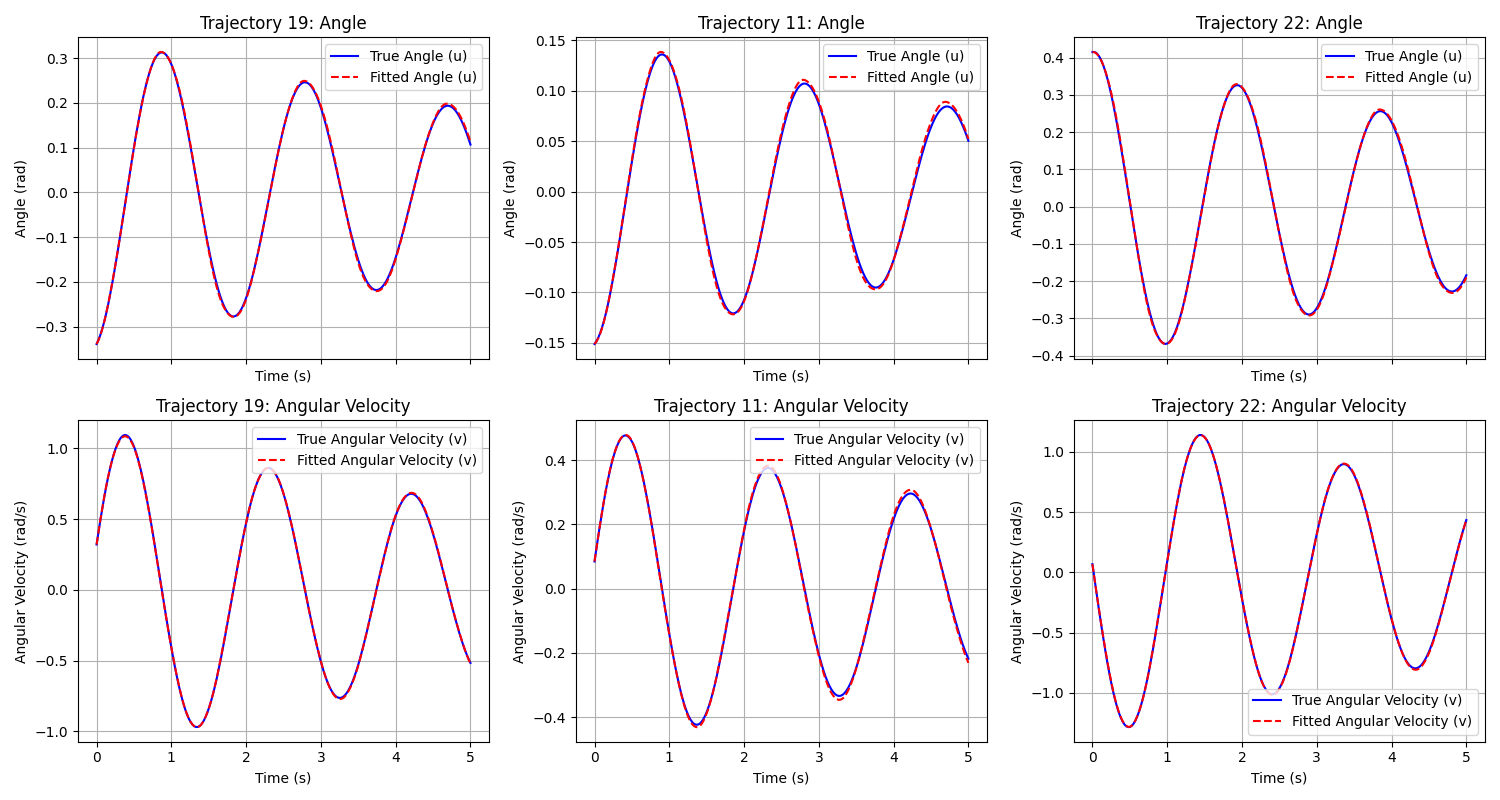

Recreate this plot in Python.
# Tuned PyTorch Neural ODE with a black-box neural network for a damped pendulum
import math
import torch
import torch.nn as nn
import matplotlib.pyplot as plt

device = torch.device("cuda" if torch.cuda.is_available() else "cpu")  # Use GPU if available, else CPU
torch.manual_seed(0)  # Set random seed for reproducibility

# -----------------------------
# 1) Problem setup and data gen
# -----------------------------
# State: x = [u, v] with u = angle (rad), v = angular velocity (rad/s)
# Dynamics: du/dt = v, dv/dt = -beta * v - (g/ell) * sin(u) (but we'll learn this with a neural network)

g_true     = 9.81   # True gravity constant (m/s^2)
beta_true  = 0.25   # True damping coefficient
ell_true   = 0.9    # True pendulum length (m)

# Time grid (shared across trajectories)
T      = 5.0  # Total time (s)
N      = 200  # Number of time steps
t_grid = torch.linspace(0.0, T, N, device=device)  # Time grid [N]
h      = t_grid[1] - t_grid[0]  # Time step size

# Synthetic dataset: M trajectories with different initial conditions
M = 32  # Number of trajectories
def sample_ic(M):
    # Generate random initial conditions for angle and angular velocity
    u0 = 0.5 * (2*torch.rand(M, device=device)-1)   # Random angles ~ [-0.5, 0.5] rad
    v0 = 0.5 * (2*torch.rand(M, device=device)-1)   # Random velocities ~ [-0.5, 0.5] rad/s
    return torch.stack([u0, v0], dim=-1)  # Stack to [M, 2]

x0_batch = sample_ic(M)  # Initial conditions for M trajectories [M,2]

def pendulum_rhs(x, beta, ell, g=9.81):
    # Analytical pendulum dynamics for ground truth
    # x: [..., 2] -> returns [..., 2] (derivatives du/dt, dv/dt)
    u, v = x[..., 0], x[..., 1]
    du = v  # du/dt = v
    dv = -beta * v - (g / ell) * torch.sin(u)  # dv/dt = -beta*v - (g/ell)*sin(u)
    return torch.stack([du, dv], dim=-1)

def rk4_integrate(f, x0, t, *f_args):
    """
    Runge-Kutta 4 for a batch of trajectories.
    x0: [M,2], t: [N], returns x: [N,M,2]
    Assumes shared time grid for the whole batch.
    """
    M = x0.shape[0]  # Number of trajectories
    N = t.shape[0]   # Number of time steps
    x = torch.zeros(N, M, 2, device=x0.device, dtype=x0.dtype)  # Initialize output tensor
    x = x.clone()  # Create a fresh tensor to avoid inplace issues
    x = torch.index_copy(x, 0, torch.tensor(0, device=x0.device), x0.unsqueeze(0))  # Set initial condition

    for k in range(N-1):
        h = t[k+1] - t[k]  # Time step
        xk = x[k]  # Current state
        k1 = f(xk, *f_args)  # RK4 stage 1
        k2 = f(xk + 0.5*h*k1, *f_args)  # RK4 stage 2
        k3 = f(xk + 0.5*h*k2, *f_args)  # RK4 stage 3
        k4 = f(xk + h*k3, *f_args)  # RK4 stage 4
        # Compute next step without inplace modification
        x_next = xk + (h/6.0)*(k1 + 2*k2 + 2*k3 + k4)
        x = torch.index_copy(x, 0, torch.tensor(k+1, device=x0.device), x_next.unsqueeze(0))
    return x  # [N, M, 2]

# Generate noise-free ground truth and add light noise
with torch.no_grad():
    x_true = rk4_integrate(lambda x, b, l: pendulum_rhs(x, b, l, g_true),
                           x0_batch, t_grid, beta_true, ell_true)  # True trajectories [N,M,2]
noise = 0.01 * torch.randn_like(x_true)  # Add Gaussian noise
x_obs = (x_true + noise).detach()  # Observed trajectories [N,M,2]

# Normalize data to zero mean and unit variance to stabilize training
# Improvement: Data normalization helps handle different scales of u and v
x_obs_mean = x_obs.mean(dim=[0, 1], keepdim=True)  # Compute mean over time and batch
x_obs_std = x_obs.std(dim=[0, 1], keepdim=True) + 1e-6  # Compute std, add small constant to avoid division by zero
x_obs_normalized = (x_obs - x_obs_mean) / x_obs_std  # Normalize observed data
x0_batch_normalized = (x0_batch - x_obs_mean[0]) / x_obs_std[0]  # Normalize initial conditions

# -----------------------------
# 2) Black-box Neural ODE
# -----------------------------
class NeuralODE(nn.Module):
    def __init__(self, hidden_dim=128):
        super().__init__()
        # Define neural network to learn dynamics dx/dt = f(x)
        # Improvement: Increased hidden_dim to 128 for greater model capacity
        self.net = nn.Sequential(
            nn.Linear(2, hidden_dim),
            nn.ReLU(),
            nn.Linear(hidden_dim, hidden_dim),
            nn.ReLU(),
            nn.Linear(hidden_dim, 2)
        ).to(device)
        # Improvement 2: Apply He initialization to avoid vanishing gradients and trivial dynamics
        for module in self.net:
            if isinstance(module, nn.Linear):
                nn.init.kaiming_normal_(module.weight, mode='fan_in', nonlinearity='relu')
                if module.bias is not None:
                    nn.init.constant_(module.bias, 0.0)

    def forward(self, x0, t):
        # Integrate dynamics using RK4
        return rk4_integrate(lambda x:  self.net(x), x0, t)  # [N,M,2]

model = NeuralODE(hidden_dim=128).to(device)

# -----------------------------
# 3) Loss and optimizer
# -----------------------------
# Improvement: Add weight decay for L2 regularization to prevent overfitting to trivial solutions
optimizer = torch.optim.Adam(model.parameters(), lr=1e-2, weight_decay=1e-4)
# Improvement: Add learning rate scheduler to reduce lr when loss plateaus
scheduler = torch.optim.lr_scheduler.ReduceLROnPlateau(optimizer, mode='min', factor=0.5, patience=100, verbose=True)
mse = nn.MSELoss()

# -----------------------------
# 4) Training loop
# -----------------------------
def compute_derivative_norm(model, x_sim):
    """
    Compute the mean L2 norm of the derivatives to penalize trivial solutions.
    Improvement: Penalizing small derivatives encourages non-trivial dynamics.
    """
    with torch.enable_grad():
        x_sim = x_sim.clone().requires_grad_(True)
        dx_dt = model.net(x_sim)  # [N,M,2]
        norm = torch.mean(torch.norm(dx_dt, dim=-1))  # Mean L2 norm over batch and time
    return norm

# Improvement: Increase to 1000 epochs to allow more time for convergence
num_epochs = 1000
for epoch in range(num_epochs):
    optimizer.zero_grad()
    x_sim = model(x0_batch_normalized, t_grid)  # Simulate trajectories [N,M,2]
    # Rescale simulated trajectories to original scale for loss computation
    x_sim_rescaled = x_sim * x_obs_std + x_obs_mean
    # Compute MSE loss between simulated and observed trajectories
    mse_loss = mse(x_sim_rescaled, x_obs)
    # Improvement: Add penalty for small derivative norms to avoid trivial solutions
    deriv_norm = compute_derivative_norm(model, x_sim)
    penalty = 0.01 * (1.0 / (deriv_norm + 1e-6))  # Penalize small derivatives
    loss = mse_loss + penalty
    loss.backward()
    # Improvement: Clip gradients to stabilize training
    torch.nn.utils.clip_grad_norm_(model.parameters(), max_norm=1.0)
    optimizer.step()
    # Improvement: Step scheduler to adjust learning rate based on MSE loss
    scheduler.step(mse_loss)

    # Improvement: Enhanced logging to monitor loss and derivative norm
    if epoch % 100 == 0:
        print(f"[{epoch:04d}] mse_loss={mse_loss.item():.6f}  deriv_norm={deriv_norm.item():.6f}  lr={optimizer.param_groups[0]['lr']:.6f}")

# -----------------------------
# 5) Inference / evaluation
# -----------------------------
with torch.no_grad():
    x_fit = model(x0_batch_normalized, t_grid)  # Simulate fitted trajectories [N,M,2]
    x_fit = x_fit * x_obs_std + x_obs_mean  # Rescale to original units

# -----------------------------
# 6) Plotting function
# -----------------------------
def plot_trajectories(t_grid, x_true, x_fit, num_trajectories=3):
    """
    Plot true vs. fitted trajectories for a few sample trajectories.
    t_grid: [N], x_true: [N,M,2], x_fit: [N,M,2]
    """
    t_grid = t_grid.cpu().numpy()
    x_true = x_true.cpu().numpy()
    x_fit = x_fit.cpu().numpy()
    indices = torch.randperm(M)[:num_trajectories].numpy()
    fig, axes = plt.subplots(2, num_trajectories, figsize=(5*num_trajectories, 8), sharex=True)
    for i, idx in enumerate(indices):
        axes[0, i].plot(t_grid, x_true[:, idx, 0], 'b-', label='True Angle (u)')
        axes[0, i].plot(t_grid, x_fit[:, idx, 0], 'r--', label='Fitted Angle (u)')
        axes[0, i].set_xlabel('Time (s)')
        axes[0, i].set_ylabel('Angle (rad)')
        axes[0, i].set_title(f'Trajectory {idx+1}: Angle')
        axes[0, i].legend()
        axes[0, i].grid(True)
        axes[1, i].plot(t_grid, x_true[:, idx, 1], 'b-', label='True Angular Velocity (v)')
        axes[1, i].plot(t_grid, x_fit[:, idx, 1], 'r--', label='Fitted Angular Velocity (v)')
        axes[1, i].set_xlabel('Time (s)')
        axes[1, i].set_ylabel('Angular Velocity (rad/s)')
        axes[1, i].set_title(f'Trajectory {idx+1}: Angular Velocity')
        axes[1, i].legend()
        axes[1, i].grid(True)
    plt.tight_layout()
    plt.show()

# Call the plotting function
plot_trajectories(t_grid, x_true, x_fit, num_trajectories=3)
